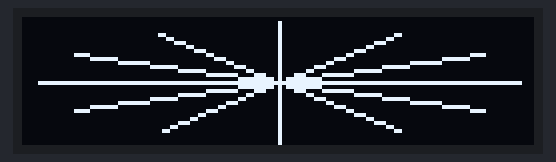
Bench run of a program on a simulated Raspberry Pi Pico running MicroPython. Parts: 128×32 one-colour display. Library files of the repository ran but are not shown: ssd1306.py.

Above: at 0.08 s.
At 4.85 s:
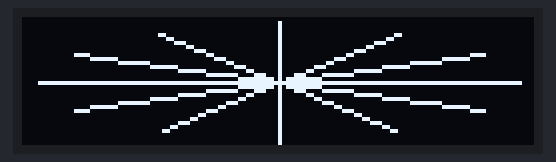
At 9.97 s:
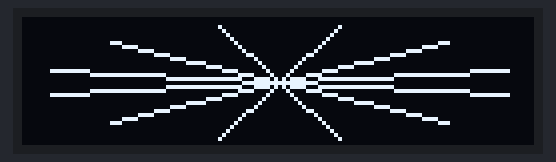
At 19.97 s:
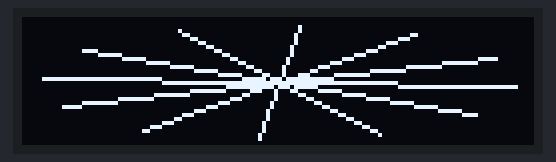
At 29.85 s:
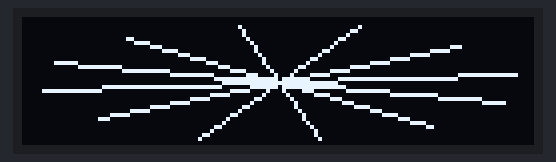
At 39.85 s:
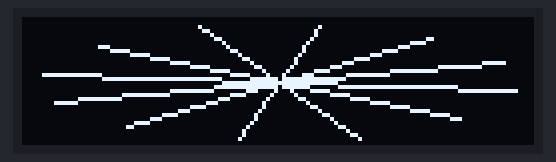

The program:

solar.py
```python
import time, math
from machine import Pin, I2C
import ssd1306

# Setup I2C and OLED (128×32)
i2c = I2C(0, scl=Pin(1), sda=Pin(0))
oled = ssd1306.SSD1306_I2C(128, 32, i2c)

width, height = 128, 32
center_x, center_y = width // 2, height // 2
angle_offset = 0

while True:
    oled.fill(0)
    # Draw lines at 30° intervals
    for i in range(0, 360, 30):
        a = math.radians(i + angle_offset)
        # Adjust multipliers to suit the screen's aspect ratio
        x = center_x + int(math.cos(a) * 60)
        y = center_y + int(math.sin(a) * 15)
        oled.line(center_x, center_y, x, y, 1)
    oled.show()
    angle_offset += 5
    time.sleep(0.1)
```
